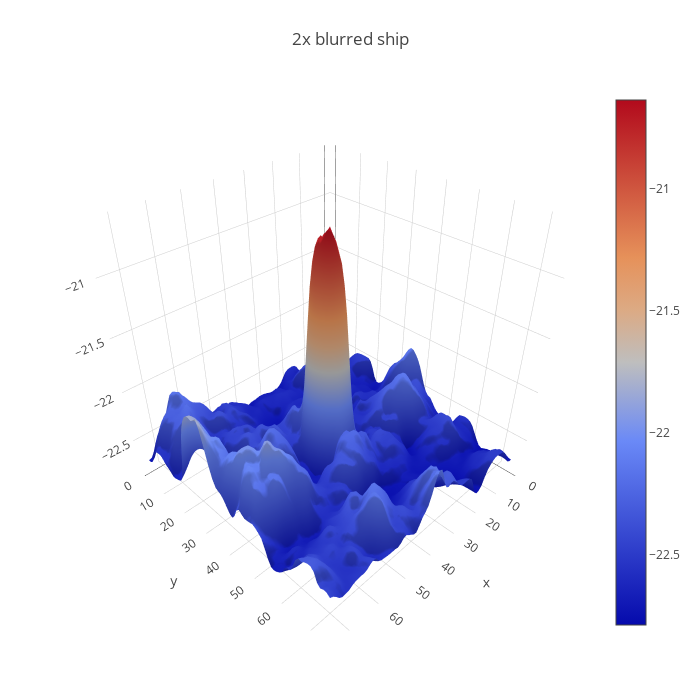

The notebook cell this image was saved under:
### Code cell
plotmy3d(blur3[3, ..., 0], '2x blurred ship')

### Figure 1 — Plotly figure (JSON) as saved in the notebook; plotly's stock layout.template omitted (floating-point values rounded to 4 significant figures; data arrays with more than 128 entries replaced by an {"elided": "..."} marker saying what was removed)
{"data": [{"type": "surface", "z": {"elided": "75x75 float values"}}], "layout": {"autosize": false, "height": 700, "margin": {"b": 65, "l": 65, "r": 50, "t": 90}, "title": "2x blurred ship", "width": 700}}
